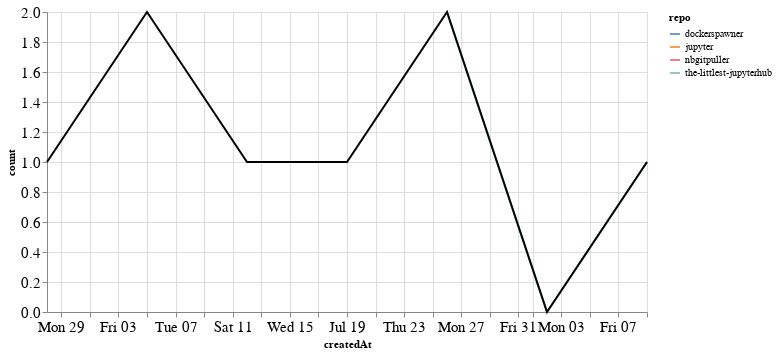

Here is the notebook cell this chart was saved with:
### Markdown cell above
## PRs

### Code cell
prs_time = prs.groupby('repo').resample('W', on='createdAt').count()['author'].reset_index()
prs_time = prs_time.rename(columns={'author': 'count'})
prs_time_total = prs_time.groupby('createdAt').agg({"count": "sum"}).reset_index()

ch1 = alt.Chart(prs_time, width=600).mark_line().encode(
    x='createdAt',
    y='count',
    color='repo',
    tooltip="repo"
)

ch2 = alt.Chart(prs_time_total, width=600).mark_line(color="black").encode(
    x='createdAt',
    y='count',
)

ch1 + ch2

### Figure 1 — Vega-Lite specification as saved in the notebook (floating-point values rounded to 4 significant figures)
{"config": {"axisLeft": {"labelFontSize": 15}, "axisBottom": {"labelFontSize": 15}}, "layer": [{"data": {"name": "data-d1994b78164ffd843c42daaa46992bac"}, "mark": "line", "encoding": {"color": {"type": "nominal", "field": "repo"}, "tooltip": {"type": "nominal", "field": "repo"}, "x": {"type": "temporal", "field": "createdAt"}, "y": {"type": "quantitative", "field": "count"}}, "width": 600}, {"data": {"name": "data-45f822c60cf44b5287ab97a0f17f547b"}, "mark": {"type": "line", "color": "black"}, "encoding": {"x": {"type": "temporal", "field": "createdAt"}, "y": {"type": "quantitative", "field": "count"}}, "width": 600}], "$schema": "https://vega.github.io/schema/vega-lite/v4.8.1.json", "datasets": {"data-d1994b78164ffd843c42daaa46992bac": [{"repo": "dockerspawner", "createdAt": "2020-06-28T00:00:00", "count": 1}, {"repo": "jupyter", "createdAt": "2020-07-05T00:00:00", "count": 2}, {"repo": "nbgitpuller", "createdAt": "2020-07-12T00:00:00", "count": 1}, {"repo": "nbgitpuller", "createdAt": "2020-07-19T00:00:00", "count": 1}, {"repo": "the-littlest-jupyterhub", "createdAt": "2020-07-26T00:00:00", "count": 2}, {"repo": "the-littlest-jupyterhub", "createdAt": "2020-08-02T00:00:00", "count": 0}, {"repo": "the-littlest-jupyterhub", "createdAt": "2020-08-09T00:00:00", "count": 1}], "data-45f822c60cf44b5287ab97a0f17f547b": [{"createdAt": "2020-06-28T00:00:00", "count": 1}, {"createdAt": "2020-07-05T00:00:00", "count": 2}, {"createdAt": "2020-07-12T00:00:00", "count": 1}, {"createdAt": "2020-07-19T00:00:00", "count": 1}, {"createdAt": "2020-07-26T00:00:00", "count": 2}, {"createdAt": "2020-08-02T00:00:00", "count": 0}, {"createdAt": "2020-08-09T00:00:00", "count": 1}]}}
